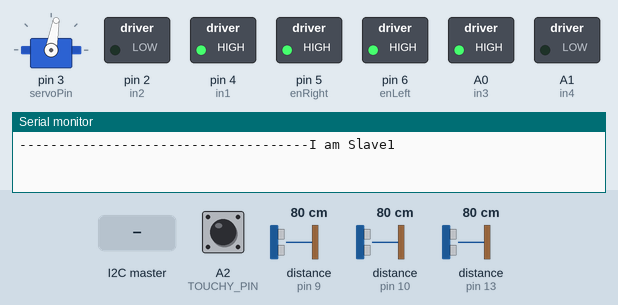
Simulated run of this sketch. Board: Arduino Uno, built with avr-gcc and run on an emulated ATmega328P. On the bench: servo, switched loads named in the sketch (green lamp = pin HIGH), the last lines printed to the serial monitor. Dashed ring = blinking. Inputs (shaded band) come from the test bench; at power-on: distance to the obstacle (sensors on pin 10, pin 9, pin 13) 80 cm, A2 (TOUCHY_PIN) HIGH. The echo pulse lasts 58.3 µs per cm.

Above: at 2.2 s.
2.3 s: distance to the obstacle (sensor on pin 10) set to 33 cm
4.0 s: distance to the obstacle (sensor on pin 10) set to 26 cm
At 4.45 s:
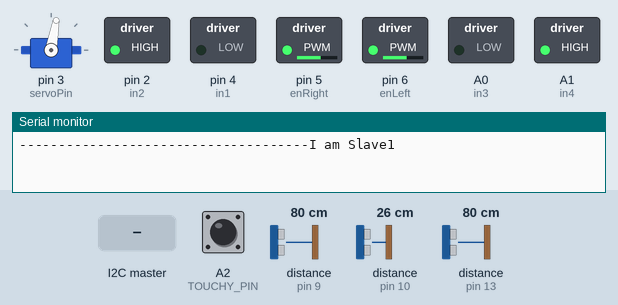
7.0 s: the I2C master sends the byte 1
At 8.3 s:
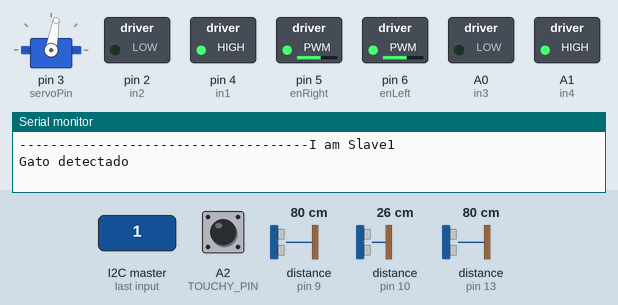
10.0 s: distance to the obstacle (sensor on pin 10) set to 35 cm
At 11.3 s:
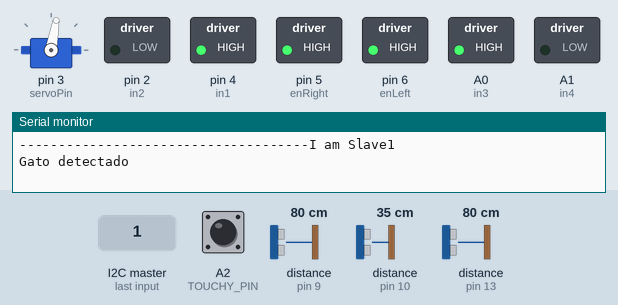
11.7 s: distance to the obstacle (sensor on pin 10) set to 2 cm
At 12.29 s:
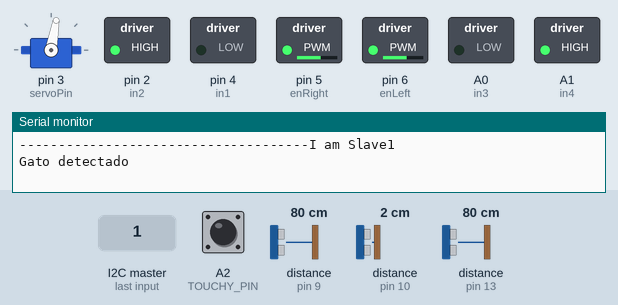
14.7 s: distance to the obstacle (sensor on pin 10) set to 60 cm
At 15.32 s:
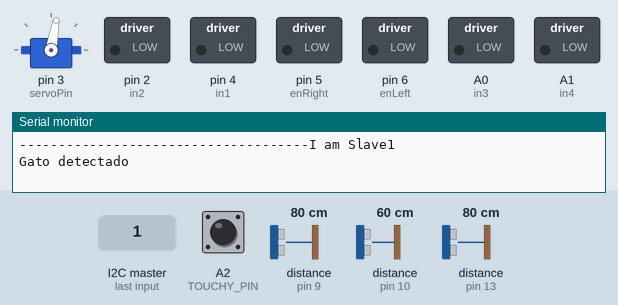
Timing chart, 0 to 17.7 s (numbered marks = the images above; inputs shaded):
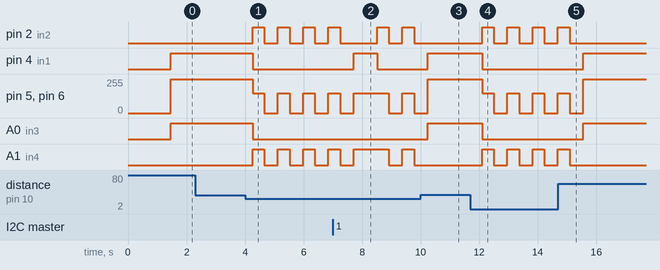

The sketch:

CodigoArduino.ino
```cpp
#include <Servo.h>
#include <NewPing.h>
#include <Wire.h>
#include <CapacitiveSensor.h>


#define in1 4
#define in2 2
#define in3 A0
#define in4 A1
#define enLeft 6
#define enRight 5
#define sigRightEcho 9
#define sigRightTrigg 8
#define sigFrontEcho 10
#define sigFrontTrigg 11
#define sigLeftEcho 13
#define sigLeftTrigg 12
#define servoPin 3
#define MAX_DISTANCE 100

#define I2C_SLAVE_ADDRESS 11
#define PAYLOAD_SIZE 2

#define TOUCHY_PIN A2
#define COTOUCHY_PIN A3
#define TOUCH_TOLERANCE 10000

Servo servo;
NewPing frontSensor(sigFrontTrigg, sigFrontEcho, MAX_DISTANCE);
NewPing leftSensor(sigLeftTrigg, sigLeftEcho, MAX_DISTANCE);
NewPing rightSensor(sigRightTrigg, sigRightEcho, MAX_DISTANCE);

CapacitiveSensor touchSensor = CapacitiveSensor(COTOUCHY_PIN, TOUCHY_PIN);

void setup(){
  Serial.begin(9600);
  //Servo configuration
  servo.attach(servoPin);
  servo.write(80);

  //Ultrasensors configuration
  //pinMode(sigRightTrigg, OUTPUT);
  //pinMode(sigRightEcho, INPUT);
  //pinMode(sigFrontTrigg, OUTPUT);
  //pinMode(sigFrontEcho, INPUT);
  //pinMode(sigLeftTrigg, OUTPUT);
  //pinMode(sigLeftEcho, INPUT);

  //Motors configuration
  pinMode(enLeft, OUTPUT);
  pinMode(enRight, OUTPUT);
  pinMode(in1, OUTPUT);
  pinMode(in2, OUTPUT);
  pinMode(in3, OUTPUT);
  pinMode(in4, OUTPUT);

  Wire.begin(I2C_SLAVE_ADDRESS);
  Serial.println("-------------------------------------I am Slave1");
  delay(1000);
  Wire.onReceive(receiveEvents);
}

bool catDetected = false;

void receiveEvents(int numBytes)
{
  Serial.println("Gato detectado");
  catDetected = true;
}

void reward(){
  stop();
  servo.write(110);
  delay(1000);
  servo.write(80);
  delay(1000);
}

void goFront()
{
  digitalWrite(enLeft, HIGH);
  digitalWrite(in1, HIGH);
  digitalWrite(in2, LOW);
  digitalWrite(enRight, HIGH);
  digitalWrite(in3, HIGH);
  digitalWrite(in4, LOW);
}

void goBack()
{
  analogWrite (enLeft, 150);
  digitalWrite(in1, LOW);
  digitalWrite(in2, HIGH);
  analogWrite(enRight, 150);
  digitalWrite(in3, LOW);
  digitalWrite(in4, HIGH);
  delay(400);
  stop();
}

void turnLeft()
{
  analogWrite (enLeft, 150);
  digitalWrite(in1, LOW);
  digitalWrite(in2, HIGH);
  analogWrite (enRight, 150);
  digitalWrite(in3, HIGH);
  digitalWrite(in4, LOW);
  delay(400);
  stop();
}

void turnRight()
{
  analogWrite (enLeft, 150);
  digitalWrite(in1, HIGH);
  digitalWrite(in2, LOW);
  analogWrite (enRight, 150);
  digitalWrite(in3, LOW);
  digitalWrite(in4, HIGH);
  delay(400);
  stop();
}

void stop(){
  digitalWrite(enLeft, 0);
  digitalWrite(in1, LOW);
  digitalWrite(in2, LOW);
  digitalWrite(enRight, 0);
  digitalWrite(in3, LOW);
  digitalWrite(in4, LOW);
}

void loop(){
  delay(100);
  double leftDist = leftSensor.ping_median() / US_ROUNDTRIP_CM;
  double frontDist = frontSensor.ping_median() / US_ROUNDTRIP_CM;
  double rightDist = rightSensor.ping_median() / US_ROUNDTRIP_CM;

  long touchingValue = touchSensor.capacitiveSensor(30);
  //Serial.print("Value of touching = ");
  //Serial.println(touchingValue);

  if (touchingValue >= TOUCH_TOLERANCE) reward();

  //Serial.print("Left distance=");
  //Serial.println(leftDist);
  //Serial.print("Right distance=");
  //Serial.println(rightDist);
  //Serial.print("Front distance=");
  //Serial.println(frontDist);

  if (catDetected){
    if (leftDist > rightDist){
      turnLeft();
      turnLeft();
    }else{
      turnRight();
      turnRight();
    }
    catDetected = false;
  }

  if (frontDist > 0){
    if (frontDist < 30){
      if(frontDist > 20 || leftDist > 20 || rightDist > 20){
        goBack();
      }else{
        if (leftDist > rightDist) turnLeft();
        else turnRight();
      }
    }else{
      goFront();
    }
  }else{
    goFront();
  }
}
```

Measured:
- the behaviour switches between 30 and 29 cm on distance to the obstacle (sensor on pin 10) (found by bisection; images 0 and 1)
- after the input at 2.3 s, every drawn part: stays the same
- after the input at 4.0 s, pin 2 (in2), A1 (in4): alternates HIGH for 0.40 s and LOW for 0.46 s, starting after 0.26 s; pin 4 (in1), A0 (in3): HIGH → LOW after 0.26 s; pin 5 (enRight), pin 6 (enLeft): alternates 150/255 for 0.40 s and 0/255 for 0.46 s, starting after 0.26 s
- after the input at 7.0 s, pin 4 (in1): LOW → HIGH after 0.72 s, → LOW 0.80 s later
- after the input at 10.0 s, pin 2 (in2), A1 (in4): stops changing and stays LOW; pin 4 (in1), A0 (in3): LOW → HIGH after 0.24 s
- after the input at 11.7 s, pin 2 (in2), A1 (in4): alternates HIGH for 0.40 s and LOW for 0.46 s, starting after 0.40 s; pin 4 (in1), A0 (in3): HIGH → LOW after 0.40 s; pin 5 (enRight), pin 6 (enLeft): alternates 150/255 for 0.40 s and 0/255 for 0.46 s, starting after 0.40 s
- after the input at 14.7 s, pin 2 (in2), A1 (in4): goes on until 15.1 s, then stays LOW; pin 4 (in1), A0 (in3): LOW → HIGH after 0.85 s
